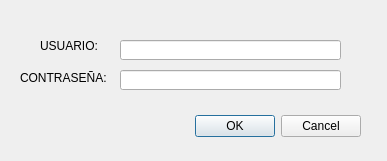
<?xml version="1.0" encoding="UTF-8"?>
<ui version="4.0">
 <class>Dialog</class>
 <widget class="QDialog" name="Dialog">
  <property name="geometry">
   <rect>
    <x>0</x>
    <y>0</y>
    <width>387</width>
    <height>161</height>
   </rect>
  </property>
  <property name="windowTitle">
   <string>Dialog</string>
  </property>
  <widget class="QDialogButtonBox" name="buttonBox">
   <property name="geometry">
    <rect>
     <x>20</x>
     <y>110</y>
     <width>341</width>
     <height>32</height>
    </rect>
   </property>
   <property name="orientation">
    <enum>Qt::Horizontal</enum>
   </property>
   <property name="standardButtons">
    <set>QDialogButtonBox::Cancel|QDialogButtonBox::Ok</set>
   </property>
  </widget>
  <widget class="QLabel" name="user">
   <property name="geometry">
    <rect>
     <x>40</x>
     <y>30</y>
     <width>61</width>
     <height>31</height>
    </rect>
   </property>
   <property name="text">
    <string>USUARIO:</string>
   </property>
  </widget>
  <widget class="QLabel" name="contra">
   <property name="geometry">
    <rect>
     <x>20</x>
     <y>70</y>
     <width>91</width>
     <height>16</height>
    </rect>
   </property>
   <property name="text">
    <string>CONTRASEÑA:</string>
   </property>
  </widget>
  <widget class="QLineEdit" name="lineuser">
   <property name="geometry">
    <rect>
     <x>120</x>
     <y>40</y>
     <width>221</width>
     <height>20</height>
    </rect>
   </property>
  </widget>
  <widget class="QLineEdit" name="linecontra">
   <property name="geometry">
    <rect>
     <x>120</x>
     <y>70</y>
     <width>221</width>
     <height>20</height>
    </rect>
   </property>
  </widget>
 </widget>
 <resources/>
 <connections>
  <connection>
   <sender>buttonBox</sender>
   <signal>accepted()</signal>
   <receiver>Dialog</receiver>
   <slot>accept()</slot>
   <hints>
    <hint type="sourcelabel">
     <x>248</x>
     <y>254</y>
    </hint>
    <hint type="destinationlabel">
     <x>157</x>
     <y>274</y>
    </hint>
   </hints>
  </connection>
  <connection>
   <sender>buttonBox</sender>
   <signal>rejected()</signal>
   <receiver>Dialog</receiver>
   <slot>reject()</slot>
   <hints>
    <hint type="sourcelabel">
     <x>316</x>
     <y>260</y>
    </hint>
    <hint type="destinationlabel">
     <x>286</x>
     <y>274</y>
    </hint>
   </hints>
  </connection>
 </connections>
</ui>
